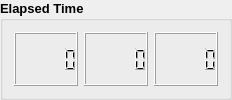
                 <widget class="QGroupBox" name="groupBox_7">
                  <property name="font">
                   <font>
                    <family>Arial</family>
                    <pointsize>10</pointsize>
                    <weight>75</weight>
                    <bold>true</bold>
                   </font>
                  </property>
                  <property name="title">
                   <string>Elapsed Time</string>
                  </property>
                  <layout class="QGridLayout" name="gridLayout_8">
                   <item row="0" column="0">
                    <layout class="QHBoxLayout" name="horizontalLayout_6">
                     <item>
                      <widget class="QLCDNumber" name="hour_left">
                       <property name="sizePolicy">
                        <sizepolicy hsizetype="Preferred" vsizetype="Preferred">
                         <horstretch>0</horstretch>
                         <verstretch>0</verstretch>
                        </sizepolicy>
                       </property>
                      </widget>
                     </item>
                     <item>
                      <widget class="QLCDNumber" name="min_left">
                       <property name="sizePolicy">
                        <sizepolicy hsizetype="Preferred" vsizetype="Preferred">
                         <horstretch>0</horstretch>
                         <verstretch>0</verstretch>
                        </sizepolicy>
                       </property>
                      </widget>
                     </item>
                     <item>
                      <widget class="QLCDNumber" name="sec_left">
                       <property name="sizePolicy">
                        <sizepolicy hsizetype="Preferred" vsizetype="Preferred">
                         <horstretch>0</horstretch>
                         <verstretch>0</verstretch>
                        </sizepolicy>
                       </property>
                      </widget>
                     </item>
                    </layout>
                   </item>
                  </layout>
                 </widget>
